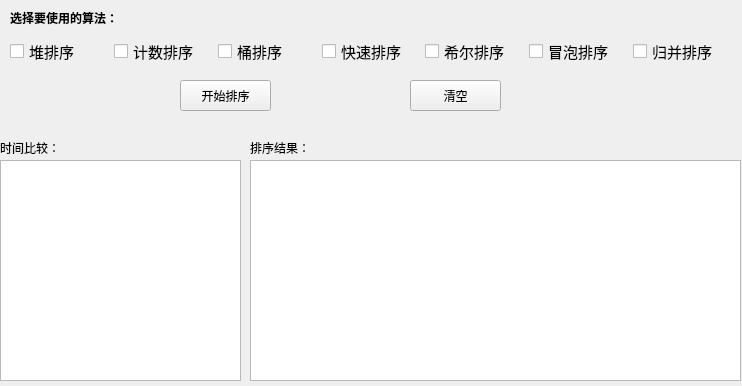
<?xml version="1.0" encoding="UTF-8"?>
<ui version="4.0">
 <class>SortChoose</class>
 <widget class="QWidget" name="SortChoose">
  <property name="geometry">
   <rect>
    <x>0</x>
    <y>0</y>
    <width>742</width>
    <height>386</height>
   </rect>
  </property>
  <property name="windowTitle">
   <string>Form</string>
  </property>
  <widget class="QWidget" name="widget" native="true">
   <property name="geometry">
    <rect>
     <x>10</x>
     <y>30</y>
     <width>721</width>
     <height>44</height>
    </rect>
   </property>
   <layout class="QHBoxLayout" name="horizontalLayout">
    <item>
     <widget class="QCheckBox" name="CheckBoxHeapSort">
      <property name="font">
       <font>
        <pointsize>11</pointsize>
       </font>
      </property>
      <property name="text">
       <string>堆排序</string>
      </property>
     </widget>
    </item>
    <item>
     <widget class="QCheckBox" name="CheckBoxCountSort">
      <property name="font">
       <font>
        <pointsize>11</pointsize>
       </font>
      </property>
      <property name="text">
       <string>计数排序</string>
      </property>
     </widget>
    </item>
    <item>
     <widget class="QCheckBox" name="CheckBoxBucketSort">
      <property name="font">
       <font>
        <pointsize>11</pointsize>
       </font>
      </property>
      <property name="text">
       <string>桶排序</string>
      </property>
     </widget>
    </item>
    <item>
     <widget class="QCheckBox" name="CheckBoxQuickSort">
      <property name="font">
       <font>
        <pointsize>11</pointsize>
       </font>
      </property>
      <property name="text">
       <string>快速排序</string>
      </property>
     </widget>
    </item>
    <item>
     <widget class="QCheckBox" name="CheckBoxHillSort">
      <property name="font">
       <font>
        <pointsize>11</pointsize>
       </font>
      </property>
      <property name="text">
       <string>希尔排序</string>
      </property>
     </widget>
    </item>
    <item>
     <widget class="QCheckBox" name="CheckBoxBubbleSort">
      <property name="font">
       <font>
        <pointsize>11</pointsize>
       </font>
      </property>
      <property name="text">
       <string>冒泡排序</string>
      </property>
     </widget>
    </item>
    <item>
     <widget class="QCheckBox" name="CheckBoxMergeSort">
      <property name="font">
       <font>
        <pointsize>11</pointsize>
       </font>
      </property>
      <property name="text">
       <string>归并排序</string>
      </property>
     </widget>
    </item>
   </layout>
  </widget>
  <widget class="QLabel" name="LabelText">
   <property name="geometry">
    <rect>
     <x>10</x>
     <y>10</y>
     <width>191</width>
     <height>16</height>
    </rect>
   </property>
   <property name="font">
    <font>
     <weight>75</weight>
     <bold>true</bold>
    </font>
   </property>
   <property name="text">
    <string>选择要使用的算法：</string>
   </property>
  </widget>
  <widget class="QPushButton" name="BtnStart">
   <property name="geometry">
    <rect>
     <x>180</x>
     <y>80</y>
     <width>91</width>
     <height>31</height>
    </rect>
   </property>
   <property name="text">
    <string>开始排序</string>
   </property>
  </widget>
  <widget class="QPushButton" name="BtnClear">
   <property name="geometry">
    <rect>
     <x>410</x>
     <y>80</y>
     <width>91</width>
     <height>31</height>
    </rect>
   </property>
   <property name="text">
    <string>清空</string>
   </property>
  </widget>
  <widget class="QListWidget" name="ListWidgetTime">
   <property name="geometry">
    <rect>
     <x>0</x>
     <y>160</y>
     <width>241</width>
     <height>221</height>
    </rect>
   </property>
  </widget>
  <widget class="QListWidget" name="ListWidgetResult">
   <property name="geometry">
    <rect>
     <x>250</x>
     <y>160</y>
     <width>491</width>
     <height>221</height>
    </rect>
   </property>
  </widget>
  <widget class="QLabel" name="LabelTime">
   <property name="geometry">
    <rect>
     <x>0</x>
     <y>140</y>
     <width>72</width>
     <height>15</height>
    </rect>
   </property>
   <property name="text">
    <string>时间比较：</string>
   </property>
  </widget>
  <widget class="QLabel" name="label">
   <property name="geometry">
    <rect>
     <x>250</x>
     <y>140</y>
     <width>72</width>
     <height>15</height>
    </rect>
   </property>
   <property name="text">
    <string>排序结果：</string>
   </property>
  </widget>
 </widget>
 <resources/>
 <connections/>
</ui>
